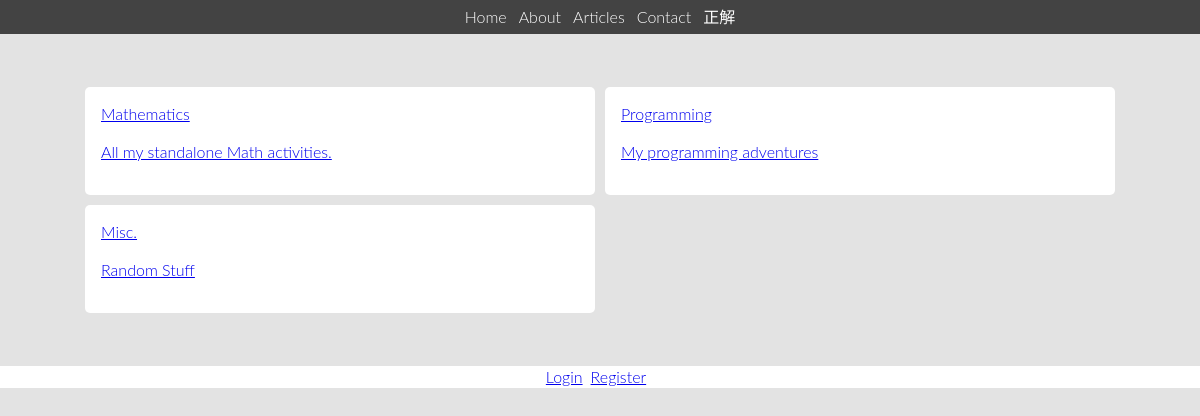
/root/index.php?controller=ArticleCategoryController&action=onGetCategories, run on the app's committed database.
### tables this page shows
CREATE TABLE ArticleCategory (
 `id` int(5) NOT NULL AUTO_INCREMENT,
 `name` varchar(255) NOT NULL,
 `summary` text,
 PRIMARY KEY (`id`)
);

### include/core/View.php (called while the page is built, shortened)
<?php
class View{
  public function __construct($model, $path){
    $this->model = $model;
    include(TEMPLATE_DIR . "/frontend/header.php");
    include(CLASS_DIR . "/view/" . $path);
    include(TEMPLATE_DIR . "/frontend/footer.php");
  }
}?>

### include/controller/ArticleCategoryController.php (called while the page is built, shortened)
<?php
class ArticleCategoryController extends Controller{
  public function onGetCategories(){
    $service = new ArticleService();
    $this->model['categories'] = $service->getCategories();
    return new View($this->model, "article-categories.php");
  }
}?>

### include/core/FrontController.php (called while the page is built, shortened)
<?php
require_once CLASS_DIR . "/controller/ArticleCategoryController.php";
require_once CLASS_DIR . "/core/View.php";
class FrontController{
  public function __construct($controllerName, $actionName){
    $this->controller = new $controllerName();
    $this->controller->$actionName();
  }
}?>

### root/index.php (called while the page is built, shortened)
<?php
require_once "../include/config.php";
require_once CORE_DIR . "/FrontController.php";
if(isset($_GET['controller'])){
  if(isset($_GET['action']))
    $frontController = new FrontController($_GET['controller'], $_GET['action']);
}else if(isset($_GET['route'])){
  $view = new View(null, $_GET['route'] . ".php");
}else{
  $view = new View(null, "home.php");
}?>

### include/utils/database/DAO.php (called while the page is built, shortened)
<?php
require_once CLASS_DIR . '/utils/database/QueryFactories.php';
class DAO{
  private $queryMap;
  public function __construct(){
    $this->queryMap = QueryListFactory::create(RESOURCE_DIR . "/SQL/queries.xml");
  }
  public function select($queryName, $args){
    $link = DBConnection::createConnection("Website");
    $query = (string)QueryFactory::create($this->queryMap->get($queryName), $args)->getQuery();
    $result = mysqli_query($link, $query) or die(mysql_error());
    return $result;
  }
}
?>

### include/utils/database/QueryFactories.php (called while the page is built)
<?php
require_once 'SQLQuery.php';
require_once CLASS_DIR . '/utils/data_structures/Map.php';
class QueryFactory{
  public static function create($baseQuery, $args){
    $query = new SQLQuery();
    $finishedQuery = "";
    $queryLen = strlen($baseQuery);
    $argNum = 0;
    for($i = 0; $i < $queryLen; $i++){
      if($baseQuery[$i] == "?"){
        $finishedQuery .= $args[$argNum++];
    }
    else
      $finishedQuery .= $baseQuery[$i];
    }
  $query->setQuery($finishedQuery);
  return $query;
  }
}
class QueryListFactory{
  public static function create($xmlPath){
    $map = new Map();
    $myQueries = simplexml_load_file($xmlPath) or die("could not load");
    $numOfQueries = count($myQueries);
    for($i = 0; $i < $numOfQueries; $i++){
      $map->insert((string)$myQueries->query[$i]->name, (string)$myQueries->query[$i]->value);
    }
    return $map;
  }
}
?>

### include/utils/data_structures/Map.php (called while the page is built, shortened)
<?php
class Map{
  private $map;
  public function get($key){
    if(!$this->exists($key))
      echo "Cannot get key: " . $key . " because it does not exist in map!";
    else
      return $this->map[$key];
  }
  public function insert($key, $value){
    if($this->exists($key))
      echo "Cannot add key: " . $key . " => " . $value . " because it already is in map!";
    else{
      $this->map[$key] = $value;
    }
  }
  private function exists($key){
    if(isset($this->map[$key]))
      return true;
    else
      return false;
  }
}
?>

### include/utils/database/SQLQuery.php (called while the page is built)
<?php
require_once 'QueryFactories.php';
class SQLQuery{
  private $query = "";
  public function getQuery(){
    return $this->query;
  }
  public function setQuery($query){
    $this->query = $query;
  }
}
?>

### include/model/ArticleService.php (called while the page is built, shortened)
<?php
require_once(CLASS_DIR . "/utils/database/DAO.php");
class ArticleService{
  private $dao;
  public function __construct(){
    $this->dao = new DAO();
  }
  public function getCategories(){
    $args[0] = "ArticleCategory";
    return $this->dao->select("selectAllQuery", $args);
  }
}?>

### include/config.php (called while the page is built, shortened)
<?php
function formatHtml($html, $indent_val){
  $fhtml = "";
  $lines = explode("\n",$html);
  for($i = 0; $i < sizeof($lines); $i++){
    for($j = 0; $j < $indent_val; $j++){
      $lines[$i] = " " . $lines[$i];
    }
    $fhtml .= $lines[$i] . "\n";
  }
  return $fhtml;
}
?>

### include/view/article-categories.php (the view, shortened to what this page needs)
<?php
if(mysqli_num_rows($this->model['categories'])){
  $html = "<div class='container grid grid-1-2'>\n";
  while($row = mysqli_fetch_row($this->model['categories'])){
    $html .= "    <div class='grid_cell'>\n";
    $html .= "      <div class='grid_cell--content'>\n";
    foreach($row as $key=>$value){
      if($key == 1)
        $html .= "        <a href='index.php?controller=ArticleController&action=onGetArticlesByCategory&c=" . $row[0] . "'>" . $value . "\n";
      if($key == 2)
        $html .= "          <p>" . $row[2] . "</p>\n        </a>\n";
    }
    $html .= "     </div>\n";
    $html .= "  </div>\n";
  }
  $html .= "</div>";
}
else
  $html = "<div class='container'>There are no article categories!</div>";
echo formatHtml($html, 4);?>

### root/css/main.css (style rules this page uses)
body { font: 300 16px/22px "Lato", "Open Sans", "Helvetica Neue", Helvetica, Arial, sans-serif; background-color: #E3E3E3; margin: 0; }
.grid { display: flex; flex-wrap: wrap; }
.grid_cell { display: flex; flex-wrap: wrap; width: 100%; }
.grid_cell--content { background-color: #fff; border-radius: 5px; display: flex; flex-direction: column; padding: 1em; margin: 5px; width: 100%; }
.grid_cell--content p { flex: 1 0 auto; }
.grid-1-2 .grid_cell { width: 50%; }
.container { margin: 16px 64px; padding: 2em 1em; }

### data on the page
articlecategory: name "Mathematics", summary "All my standalone Math activities."
articlecategory: name "Programming", summary "My programming adventures"
articlecategory: name "Misc.", summary "Random Stuff"
